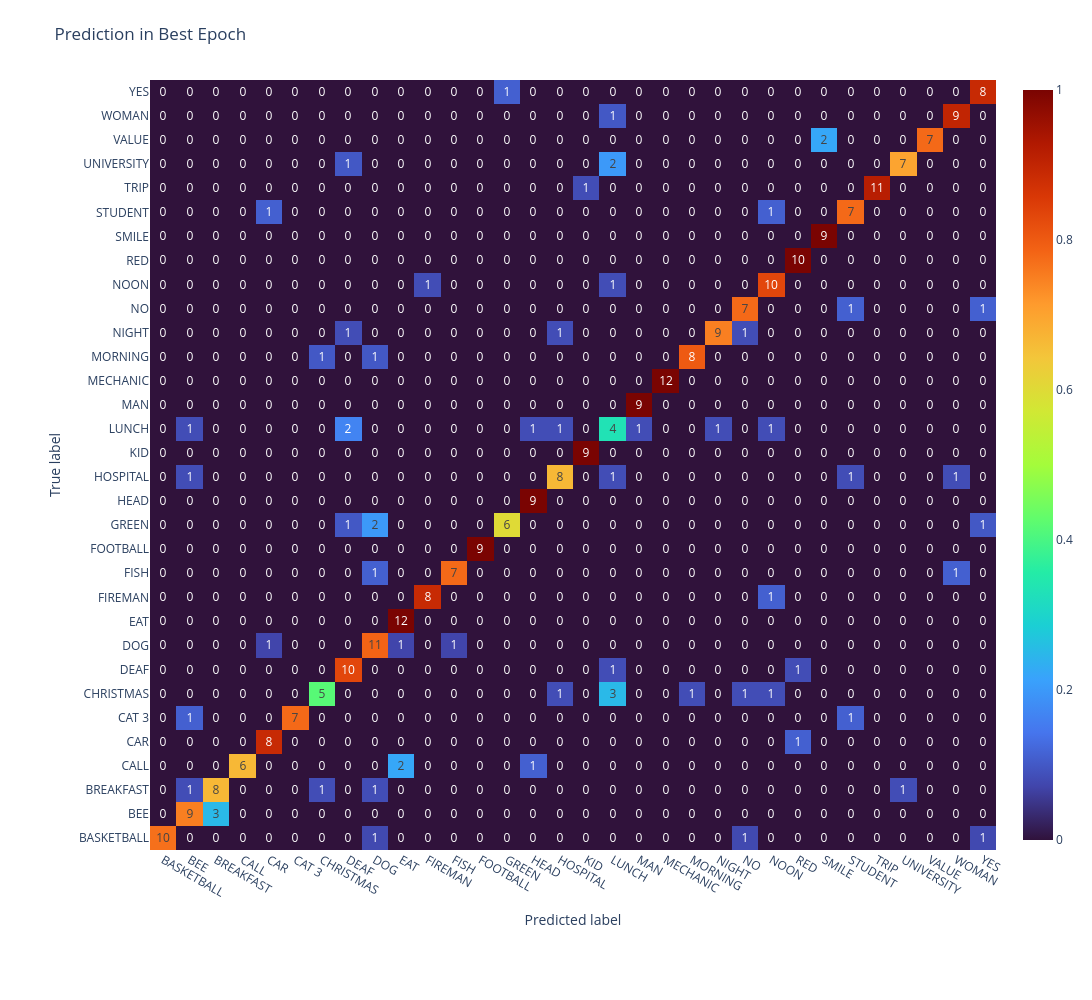

This figure's notebook cell:
### Code cell
y_true = logs["best_labels"]
y_pred = logs["best_prediction"]

labels_names = ref["id_to_label"]
labels_ids = np.arange(len(labels_names))

cm = confusion_matrix(y_true, y_pred, labels=labels_ids)
cm_norm = cm / cm.sum(axis=1, keepdims=True)

fig = go.Figure(data=go.Heatmap(
    z = cm_norm,
    zmin = 0,
    zmax = 1,
    x = labels_names,
    y = labels_names,
    colorscale="turbo",
    text=cm,
    texttemplate="%{text}",
    hovertemplate="True: %{y}<br>Pred: %{x}<extra></extra>"
))

fig.update_layout(
    title="Prediction in Best Epoch",
    xaxis_title="Predicted label",
    yaxis_title="True label",
    width=1200,
    height=1000,
    margin=dict(l=150, r=50, t=80, b=150)
)

fig.show()

### Figure 1 — Plotly figure (JSON) as saved in the notebook; plotly's stock layout.template omitted (floating-point values rounded to 4 significant figures; data arrays with more than 128 entries replaced by an {"elided": "..."} marker saying what was removed)
{"data": [{"colorscale": [[0, "#30123b"], [0.07143, "#4145ab"], [0.1429, "#4675ed"], [0.2143, "#39a2fc"], [0.2857, "#1bcfd4"], [0.3571, "#24eca6"], [0.4286, "#61fc6c"], [0.5, "#a4fc3b"], [0.5714, "#d1e834"], [0.6429, "#f3c63a"], [0.7143, "#fe9b2d"], [0.7857, "#f36315"], [0.8571, "#d93806"], [0.9286, "#b11901"], [1, "#7a0402"]], "hovertemplate": "True: %{y}<br>Pred: %{x}<extra></extra>", "text": {"elided": "32x32 int values"}, "texttemplate": "%{text}", "type": "heatmap", "x": ["BASKETBALL", "BEE", "BREAKFAST", "CALL", "CAR", "CAT 3", "CHRISTMAS", "DEAF", "DOG", "EAT", "FIREMAN", "FISH", "FOOTBALL", "GREEN", "HEAD", "HOSPITAL", "KID", "LUNCH", "MAN", "MECHANIC", "MORNING", "NIGHT", "NO", "NOON", "RED", "SMILE", "STUDENT", "TRIP", "UNIVERSITY", "VALUE", "WOMAN", "YES"], "y": ["BASKETBALL", "BEE", "BREAKFAST", "CALL", "CAR", "CAT 3", "CHRISTMAS", "DEAF", "DOG", "EAT", "FIREMAN", "FISH", "FOOTBALL", "GREEN", "HEAD", "HOSPITAL", "KID", "LUNCH", "MAN", "MECHANIC", "MORNING", "NIGHT", "NO", "NOON", "RED", "SMILE", "STUDENT", "TRIP", "UNIVERSITY", "VALUE", "WOMAN", "YES"], "z": {"elided": "32x32 float values"}, "zmax": 1, "zmin": 0}], "layout": {"height": 1000, "margin": {"b": 150, "l": 150, "r": 50, "t": 80}, "title": {"text": "Prediction in Best Epoch"}, "width": 1200, "xaxis": {"title": {"text": "Predicted label"}}, "yaxis": {"title": {"text": "True label"}}}}
